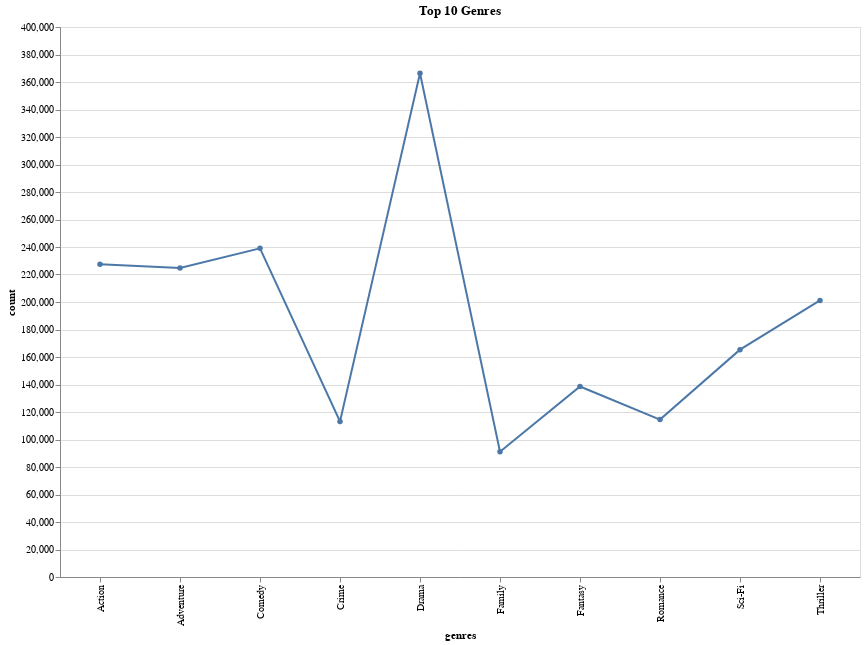

The notebook cell saved with this chart:
### Code cell
top_10_genres = df_joined.group_by(
    'genres'
).agg(
    pl.count('genres').alias('count')
).sort(
    'count', descending=True
).head(10)

line_chart = alt.Chart(
    top_10_genres
).mark_line(
    point=True
).encode(
    x='genres',
    y='count',
    tooltip=['genres', alt.Tooltip('count', title='Count')]
).properties(
    width=800,
    height=550,
    title='Top 10 Genres',
).interactive()


line_chart

### Figure 1 — Vega-Lite specification as saved in the notebook (floating-point values rounded to 4 significant figures)
{"config": {"view": {"continuousWidth": 300, "continuousHeight": 300}}, "data": {"name": "data-e136b01eb3027fe6ffd5d785f6270870"}, "mark": {"type": "line", "point": true}, "encoding": {"tooltip": [{"field": "genres", "type": "nominal"}, {"field": "count", "title": "Count", "type": "quantitative"}], "x": {"field": "genres", "type": "nominal"}, "y": {"field": "count", "type": "quantitative"}}, "height": 550, "params": [{"name": "param_2", "select": {"type": "interval", "encodings": ["x", "y"]}, "bind": "scales"}], "title": "Top 10 Genres", "width": 800, "$schema": "https://vega.github.io/schema/vega-lite/v5.20.1.json", "datasets": {"data-e136b01eb3027fe6ffd5d785f6270870": [{"genres": "Drama", "count": 366356}, {"genres": "Comedy", "count": 239011}, {"genres": "Action", "count": 227509}, {"genres": "Adventure", "count": 224720}, {"genres": "Thriller", "count": 201132}, {"genres": "Sci-Fi", "count": 165344}, {"genres": "Fantasy", "count": 138530}, {"genres": "Romance", "count": 114488}, {"genres": "Crime", "count": 113126}, {"genres": "Family", "count": 91081}]}}
